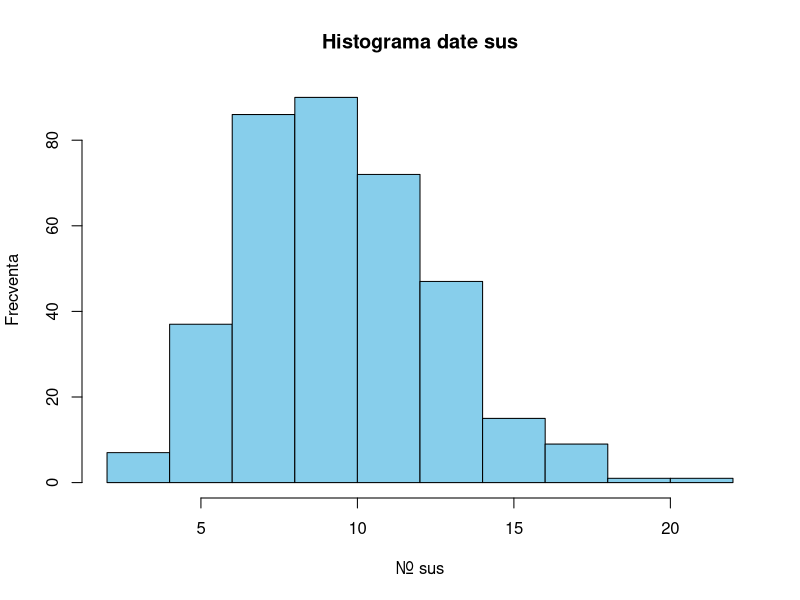
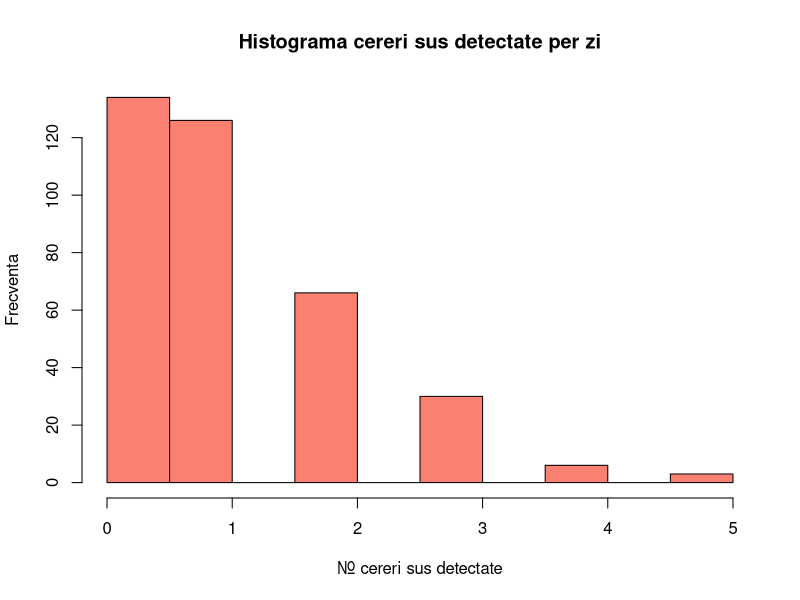
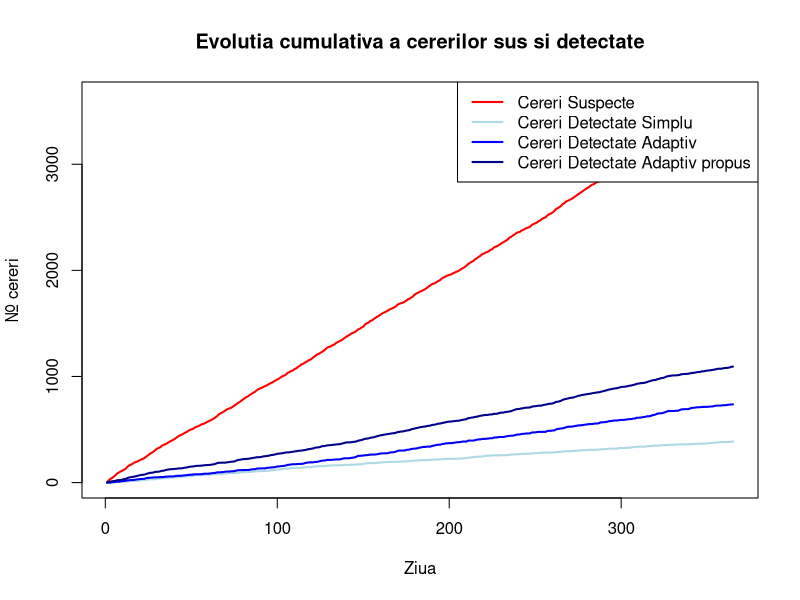
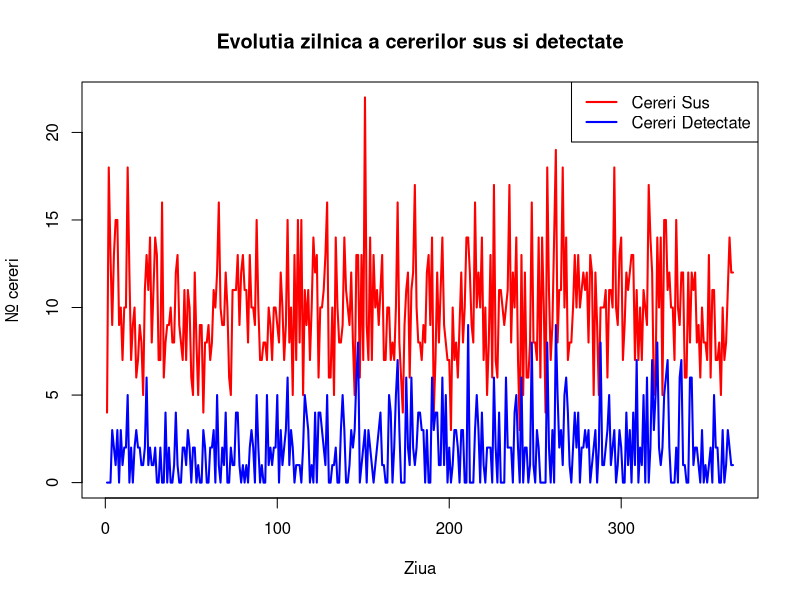
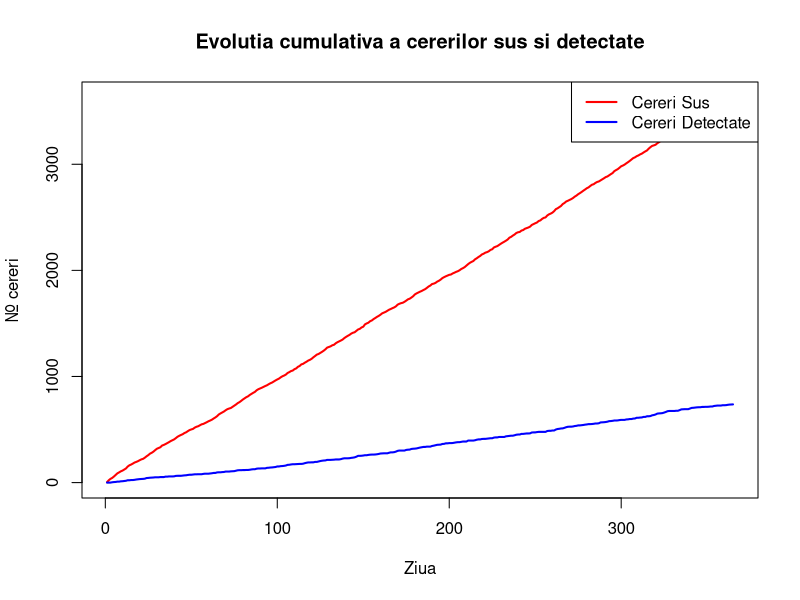
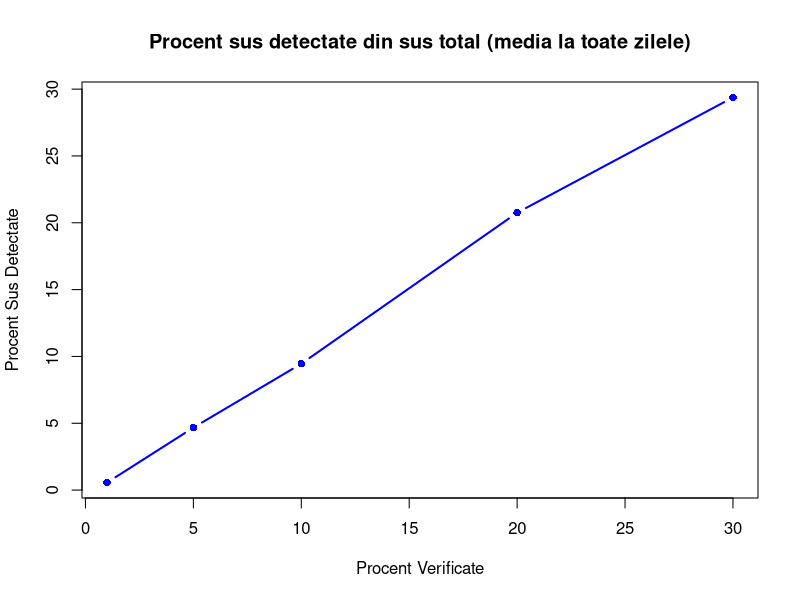
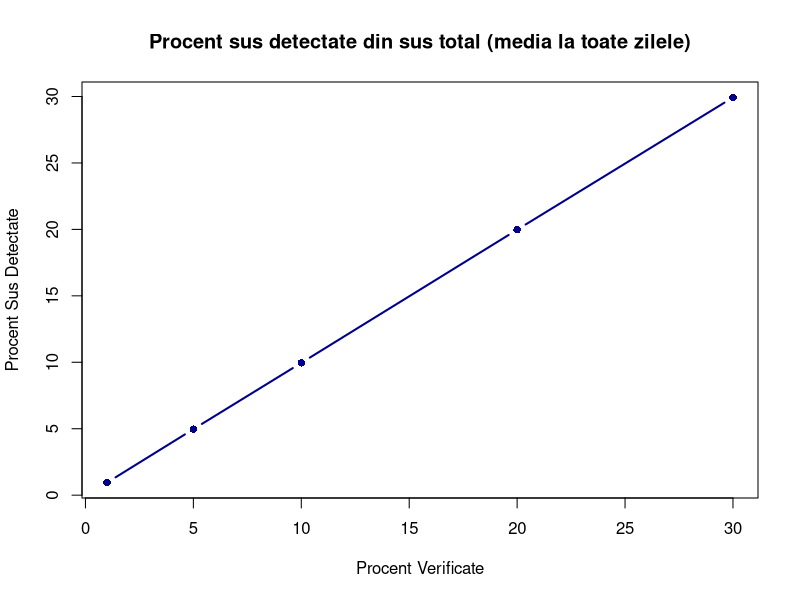
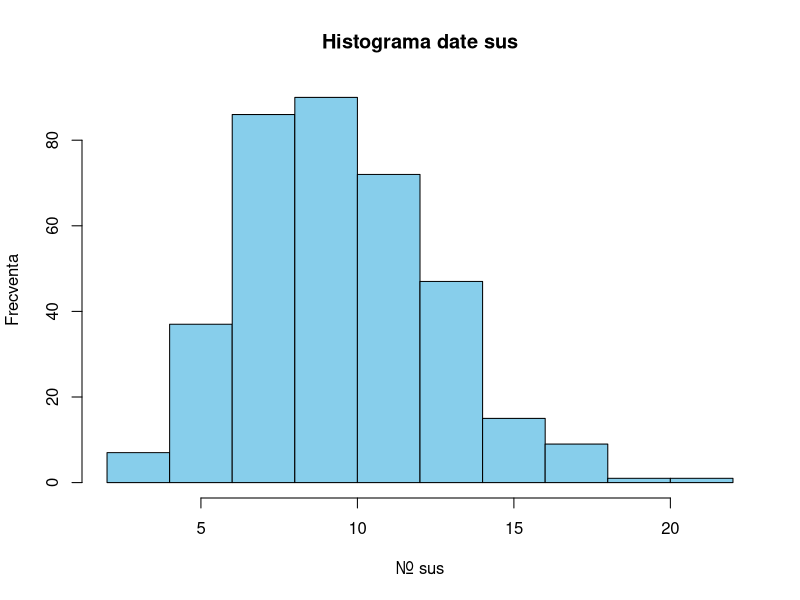

R code for these plots, in order:
## ---- chunk 1
#| include: false

# Fie probabilitatea ca un acces sa fie dubios sa fie p = 0.01
# Putem considera ca un nr total de accesuri per zi urmaresc
# repartitia Poisson, deoarece modelul nostru matematic se bazeaza
# pe evenimente ce se intampla intr-un interval fix(acces la resursa)

# Sa consideram lambda = 1000, un avg. de accesuri per zi.
# Fiecare zi are un total n de accesuri
# Accese per zi ~ Poisson(365, lambda)




#set.seed(87)

lambda  <- 1000 # PARAMETRIZABIL
p       <- 0.01 # PARAMETRIZABIL
#p      <- 0.05
#p      <- 0.2
nr_zile <- 365

total_cereri <- rpois(nr_zile, lambda)

# Sa zicem ca nr de accese sus sunt ~ Binom

cereri_sus <- rbinom(
  n = nr_zile,
  size = total_cereri,
  prob = p
)

date <- data.frame(
  zi = 1:nr_zile,
  total = total_cereri,
  normale = total_cereri - cereri_sus,
  sus = cereri_sus
)


# STRATEGII VERIFICARE

# VERIFICARE SIMPLA

# cereri per zi, 10%
# ziua 1 100 (5 sus) -> 10
# ziua 2 123 -> 23

# Pt a verifica extragem 10% din acel total per zi
# sample?
proc_verificare <- 10 / 100 #PARAMETRIZABIL
date$verificate_s <- floor(date$total * proc_verificare)
#sample(date$total, size = as.integer(date$total * proc_verificare), 
#       replace = FALSE,
#       p = date$sus / date$total # nr caz fav / total
#\      )

# VERIFICARE ADAPTIVA

# dupa lambda, daca per zi sunt mai multe cereri decat baseline-ul
# average de lambda = 1000, adaptam procentul dinamic

# Consideram ca pe langa un baseline de 20% de cereri verificate
# mai adaugam procente dupa cat de mult depaseste sau scade sub valoarea medie
# deja stiuta, adica lambda = 1000.
# proc_adapt <- 20 / 100 + (date$total - lambda)/lambda
# date$verificate <- floor(date$total * proc_adapt)
proc_adapt <- 20 / 100 + abs(date$total - lambda) * 80/100
date$verificate_a <- floor(date$total * proc_adapt / 100)


#alta idee, varianta in numarator
proc_adapt2 <- (20 +  abs(date$total - lambda) * 0.4) / 100
date$verificate_a2 <- floor(date$total * proc_adapt2)
# TO:DO e ft shit strategia, tb sa o facem cumva sa fie mai agresiva pe spike-uri.


# ===========RULAT INDIFERENT DE TIPUL DE VERIFICARE=============


# hypergeom
# Repartitia hypergeometrica are
#ca parametrii N total, N1 de normale,
#N2 cele sus, K cate verificam actually

date$detectate_s <- rhyper(
  nn <- nr_zile,
  m = date$sus, # N2
  n = date$normale, #N1
  k = date$verificate_s # actual nr verificate
)
date$nedetectate_s <- date$sus - date$detectate_s

date$detectate_a <- rhyper(
  nn <- nr_zile,
  m = date$sus, # N2
  n = date$normale, #N1
  k = date$verificate_a # actual nr verificate
)
date$nedetectate_a <- date$sus - date$detectate_a

date$detectate_a2 <- rhyper(
  nn <- nr_zile,
  m = date$sus, # N2
  n = date$normale, #N1
  k = date$verificate_a2 # actual nr verificate
)
date$nedetectate_a2 <- date$sus - date$detectate_a2

# Cerinta 5. Pt. fiecare strategie se calculeaza
# a)        - probabilitate empirica de a detecta cel putin o cerere sus/per zi
# b)        - proportie medie de cereri suspecte detectate
# c)        - proportie medie de cereri suspecte nedetectate
# d)        - nr mediu de verificari efectuate zilnic
# e)        - un indicator de eficienta, definit de NOI
#               EIGRP metric??????????

# a)
vector_logic <- date$detectate_s > 0
prob_empiric <- sum(vector_logic) / length(vector_logic)
# alternativ mean(date$detectate > 0)

# b)
# consideram proportia per total, maybe considerat si pt detectate/suspecte

#mean(date$detectate / date$total)
mean(date$detectate_s / date$sus)
# in proportie detectezi din 10 suspicioase doar una.

# c)
mean(date$nedetectate_s / date$sus)

# d)
mean(date$verificate_s)

# e)
mean(date$detectate_s) / mean(date$verificate_s) * 100
# metrica tris
# Alright sprinters we'll put a pin on that!!!!!!


# Cerinta 6. Vizualizari
# a)        - histograma nr de cereri sus per zi (frecventa cereri sus)
hist(date$sus, 
     col = "skyblue",
     border = "black",
     main = "Histograma date sus",
     xlab = "Nr. sus",
     ylab = "Frecventa",
     breaks = 10
     )

# b)        - histograma nr de cereri sus detectate per zi

hist(date$detectate_s, 
     col = "salmon",
     border = "black",
     main = "Histograma cereri sus detectate per zi",
     xlab = "Nr. cereri sus detectate",
     ylab = "Frecventa",
     breaks = 10
     )

# c)        - Graf comparativ intre strategii de verificare

plot(date$zi, cumsum(date$sus), type = "l", col = "red", lwd = 2,
     main = "Evolutia cumulativa a cererilor sus si detectate",
     xlab = "Ziua",
     ylab = "Nr. cereri",
     ylim = c(0, max(cumsum(date$sus)))
)
lines(date$zi, cumsum(date$detectate_s), col = "lightblue", lwd = 2)
lines(date$zi, cumsum(date$detectate_a), col = "blue", lwd = 2)
lines(date$zi, cumsum(date$detectate_a2), col = "darkblue", lwd = 2)
legend("topright", legend = c("Cereri Suspecte", "Cereri Detectate Simplu","Cereri Detectate Adaptiv","Cereri Detectate Adaptiv propus"), col = c("red", "lightblue","blue","darkblue"), lwd = 2)

# d)        - Evolutia zilnica a nr de cereri sus si cereri detectate

#plot zile / nr de cereri
plot(date$zi, date$sus, type = "l", col = "red", lwd = 2,
     main = "Evolutia zilnica a cererilor sus si detectate",
     xlab = "Ziua",
     ylab = "Nr. cereri",
     ylim = c(0, max(date$sus))
     )
lines(date$zi, date$detectate_a, col = "blue", lwd = 2)
legend("topright", legend = c("Cereri Sus", "Cereri Detectate"), col = c("red", "blue"), lwd = 2)

#plot evolutie cereri
plot(date$zi, cumsum(date$sus), type = "l", col = "red", lwd = 2,
     main = "Evolutia cumulativa a cererilor sus si detectate",
     xlab = "Ziua",
     ylab = "Nr. cereri",
     ylim = c(0, max(cumsum(date$sus)))
     )
lines(date$zi, cumsum(date$detectate_a), col = "blue", lwd = 2)
legend("topright", legend = c("Cereri Sus", "Cereri Detectate"), col = c("red", "blue"), lwd = 2)

# Cerinta 7. Simulare!

val_sim <- vector("list", nr_zile)

for(i in 1:nr_zile) {
  val_sim[[i]] <- numeric(date$normale[i])
  vector_curent <- val_sim[[i]]
  indici_aleatori <- sample(1:date$normale[i], date$sus[i])
  vector_curent[indici_aleatori] <- 1
  val_sim[[i]] <- vector_curent
}

Calculare_Procent <- function(procent) {
  procent <- procent/100
  prob <- vector("numeric", nr_zile)
  for(i in 1:nr_zile){
    max_range <- date$normale[i]
    num_indexes <- round(date$normale[i]*procent, 1)
    distinct_indexes <- sample(1:max_range, num_indexes)
    prob[i] <- sum(val_sim[[i]][distinct_indexes])/date$sus[i]*100
  }
  return(mean(prob))
}

Repetare_Detect_Sus <- function(numar){
  Medie_y <- c(0,0,0,0,0)
  for(i in 1:numar){
    Medie_y <- Medie_y + c(Calculare_Procent(1), Calculare_Procent(5), Calculare_Procent(10), Calculare_Procent(20), Calculare_Procent(30))
  }
  Medie_y <- Medie_y / numar
  return(Medie_y)
}

x <- c(1,5,10,20,30)
y <- c(Calculare_Procent(1), Calculare_Procent(5), Calculare_Procent(10), Calculare_Procent(20), Calculare_Procent(30))

plot(x, y, type = "b", col = "blue", pch = 16, lwd = 2,
  main = "Procent sus detectate din sus total (media la toate zilele)",
  xlab = "Procent Verificate", 
  ylab = "Procent Sus Detectate"
)

y_1000 <- Repetare_Detect_Sus(100)
plot(x, y_1000, type = "b", col = "darkblue", pch = 16, lwd = 2,
     main = "Procent sus detectate din sus total (media la toate zilele)",
     xlab = "Procent Verificate", 
     ylab = "Procent Sus Detectate"
)
## ---- chunk 2

lambda  <- 1000
nr_zile <- 365

total <- rpois(nr_zile, lambda)
head(total)
## ---- chunk 3
proc_verificare <- 10 / 100 #PARAMETRIZABIL
date$verificate_s <- floor(date$total * proc_verificare)
date$detectate_s <- rhyper(
  nn <- nr_zile,
  m = date$sus, # N2
  n = date$normale, #N1
  k = date$verificate_s # actual nr verificate
)
date$nedetectate_s <- date$sus - date$detectate_s

head(date$detectate_s)
head(date$nedetectate_s)

## ---- chunk 4
proc_adapt <- 20 / 100 + abs(date$total - lambda) * 80/100
date$verificate_a <- floor(date$total * proc_adapt / 100)

date$detectate_a <- rhyper(
  nn <- nr_zile,
  m = date$sus, # N2
  n = date$normale, #N1
  k = date$verificate_a # actual nr verificate
)
date$nedetectate_a <- date$sus - date$detectate_a

head(date$detectate_a)
head(date$nedetectate_a)

## ---- chunk 5
proc_adapt2 <- (20 +  abs(date$total - lambda) * 0.4) / 100
date$verificate_a2 <- floor(date$total * proc_adapt2)

date$detectate_a2 <- rhyper(
  nn <- nr_zile,
  m = date$sus, # N2
  n = date$normale, #N1
  k = date$verificate_a2 # actual nr verificate
)
date$nedetectate_a2 <- date$sus - date$detectate_a2

head(date$detectate_a2)
head(date$nedetectate_a2)

## ---- chunk 6
base_proc <- 10 / 100
max_proc <- 85 / 100
Z_prag <- 1.5
steepness <- 2

deviatie_std <- sqrt(lambda)
date$Z_score <- (date$total - lambda) / deviatie_std

proc_risk <- base_proc + (max_proc - base_proc)/(1 + exp(-steepness * (date$Z_score - Z_prag)))

date$verificate_a3 <- floor(date$total * proc_risk)

date$verificate_a3 <- pmin(date$verificate_a3, date$total)

date$detectate_a3 <- rhyper(
  nn <- nr_zile,
  m = date$sus,
  n = date$normale,
  k = date$verificate_a3
)
date$nedetectate_a3 <- date$sus - date$detectate_a3
head(date$nedetectate_a3)
## ---- chunk 7

vector_logic <- date$detectate_s > 0
prob_empiric <- sum(vector_logic) / length(vector_logic)
prob_empiric
## ---- chunk 8

mean(date$detectate_s / date$sus)
## ---- chunk 9

mean(date$nedetectate_s / date$sus)
## ---- chunk 10

mean(date$verificate_s)
## ---- chunk 11

mean(date$detectate_s) / mean(date$verificate_s) * 100
## ---- chunk 12
#| echo: true
#| fig-align: center
hist(date$sus, 
     col = "skyblue",
     border = "black",
     main = "Histograma date sus",
     xlab = "Nr. sus",
     ylab = "Frecventa",
     breaks = 10
     )

## ---- chunk 13
#| echo: true
#| fig-align: center
hist(date$detectate_s, 
     col = "salmon",
     border = "black",
     main = "Histograma cereri sus detectate per zi",
     xlab = "Nr. cereri sus detectate",
     ylab = "Frecventa",
     breaks = 10
     )

## ---- chunk 14
#| echo: true
#| fig-align: center
plot(date$zi, cumsum(date$sus), type = "l", col = "red", lwd = 2,
     main = "Grafic comparativ între strategiile de verificare",
     xlab = "Ziua",
     ylab = "Nr. cereri",
     ylim = c(0, max(cumsum(date$sus)))
)
lines(date$zi, cumsum(date$detectate_s), col = "lightblue", lwd = 2)
lines(date$zi, cumsum(date$detectate_a), col = "blue", lwd = 2)
lines(date$zi, cumsum(date$detectate_a2), col = "darkblue", lwd = 2)
lines(date$zi, cumsum(date$detectate_a3), col = "cornflowerblue", lwd = 2)

## ---- chunk 15
#| echo: true
#| fig-align: center
plot(date$zi, date$sus, type = "l", col = "red", lwd = 2,
     main = "Evolutia zilnica a cererilor sus si detectate",
     xlab = "Ziua",
     ylab = "Nr. cereri",
     ylim = c(0, max(date$sus))
     )
lines(date$zi, date$detectate_s, col = "blue", lwd = 2)

## ---- chunk 16
#| fig-align: center
val_sim <- vector("list", nr_zile)

for(i in 1:nr_zile) {
  val_sim[[i]] <- numeric(date$normale[i])
  vector_curent <- val_sim[[i]]
  indici_aleatori <- sample(1:date$normale[i], date$sus[i])
  vector_curent[indici_aleatori] <- 1
  val_sim[[i]] <- vector_curent
}

Calculare_Procent <- function(procent) {
  procent <- procent/100
  prob <- vector("numeric", nr_zile)
  for(i in 1:nr_zile){
    max_range <- date$normale[i]
    num_indexes <- round(date$normale[i]*procent, 1)
    distinct_indexes <- sample(1:max_range, num_indexes)
    prob[i] <- sum(val_sim[[i]][distinct_indexes])/date$sus[i]*100
  }
  return(mean(prob))
}

Repetare_Detect_Sus <- function(numar){
  Medie_y <- c(0,0,0,0,0)
  for(i in 1:numar){
    Medie_y <- Medie_y + c(
      Calculare_Procent(1),
      Calculare_Procent(5),
      Calculare_Procent(10),
      Calculare_Procent(20),
      Calculare_Procent(30)
    )
  }
  Medie_y <- Medie_y / numar
  return(Medie_y)
}

x <- c(1,5,10,20,30)
y <- c(
  Calculare_Procent(1),
  Calculare_Procent(5),
  Calculare_Procent(10),
  Calculare_Procent(20),
  Calculare_Procent(30)
)
head(y)

plot(x, y, type = "b", col = "blue", pch = 16, lwd = 2,
  main = "Procent cereri suspecte detectate
  din numarul total de cereri
  la care se aplica media",
  xlab = "Procent Verificate", 
  ylab = "Procent Sus Detectate"
)
y_100 <- Repetare_Detect_Sus(100)
head(y_100)
plot(x, y_100, type = "b", col = "darkblue", pch = 16, lwd = 2,
     main = "Procent sus detectate din sus total (media toate zilele)",
     xlab = "Procent Verificate", 
     ylab = "Procent Sus Detectate"
)

## ---- chunk 17
c_verif <- 1
c_nedetect <- 1000
nr_repet <- 1000
CF_s <- c_verif * date$verificate_s + c_nedetect * date$nedetectate_s
mean(CF_s)

CF_a <- c_verif * date$verificate_a + c_nedetect * date$nedetectate_a
mean(CF_a)

CF_a2 <- c_verif * date$verificate_a2 + c_nedetect * date$nedetectate_a2
mean(CF_a2)

CF_a3 <- c_verif * date$verificate_a3 + c_nedetect * date$nedetectate_a3
mean(CF_a3)
## ---- chunk 18


costuri_s <- numeric(nr_repet)
costuri_a <- numeric(nr_repet)
costuri_a2 <- numeric(nr_repet)
costuri_a3 <- numeric(nr_repet)

for(i in 1:nr_repet){
  set.seed(i)
  date$detectate_s <- rhyper(nn <- nr_zile, m = date$sus,n = date$normale,k = date$verificate_s)
  date$nedetectate_s <- date$sus - date$detectate_s
  costuri_s[i] <- mean(c_verif * date$verificate_s + c_nedetect * date$nedetectate_s)
  
  date$detectate_a <- rhyper(nn <- nr_zile,m = date$sus,n = date$normale,k = date$verificate_a)
  date$nedetectate_a <- date$sus - date$detectate_a
  costuri_a[i] <- mean(c_verif * date$verificate_a + c_nedetect * date$nedetectate_a)
  
  date$detectate_a2 <- rhyper(nn <- nr_zile, m = date$sus,n=date$normale,k=date$verificate_a2)
  date$nedetectate_a2 <- date$sus - date$detectate_a2
  costuri_a2[i] <- mean(c_verif * date$verificate_a2 + c_nedetect * date$nedetectate_a2)
  
  date$detectate_a3 <- rhyper(nn <- nr_zile, m = date$sus,n=date$normale,k=date$verificate_a3)
  date$nedetectate_a3 <- date$sus - date$detectate_a3
  costuri_a3[i] <- mean(c_verif * date$verificate_a3 + c_nedetect * date$nedetectate_a3)
}

head(costuri_s)
head(costuri_a)
head(costuri_a2)
head(costuri_a3)

mean(costuri_s)
mean(costuri_a)
mean(costuri_a2)
mean(costuri_a3)

sd(costuri_s)
sd(costuri_a)
sd(costuri_a2)
sd(costuri_a3)
